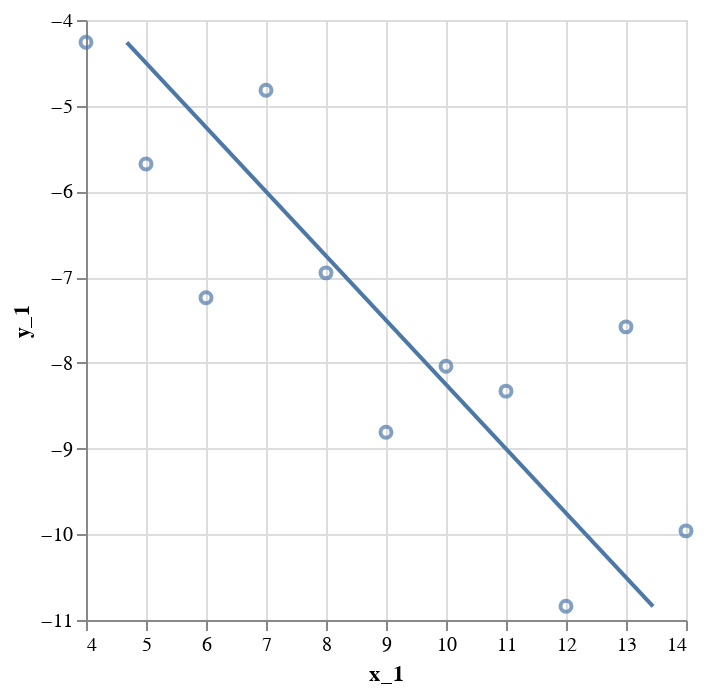

The notebook cell this image was saved under:
### Code cell
import altair as alt
import altair_saver
import pandas as pd
data = pd.read_csv("neg_anscombes.csv")
for i in range(1, 5):
    c = (alt.Chart(data).mark_point()
    .encode(
        x=alt.X(f"x_{i}", scale=alt.Scale(zero=False)),
        y=alt.Y(f"y_{i}", scale=alt.Scale(zero=False))
    ))
    fit = c.transform_regression(
        f"y_{i}", f"x_{i}"
    ).mark_line()
    o = fit + c
    o.show()
    altair_saver.save(o, f"../images/anscombes_{i}.png")

### Figure 1 — Vega-Lite specification as saved in the notebook (floating-point values rounded to 4 significant figures)
{"config": {"view": {"continuousWidth": 300, "continuousHeight": 300}}, "layer": [{"mark": {"type": "line"}, "encoding": {"x": {"field": "x_1", "scale": {"zero": false}, "type": "quantitative"}, "y": {"field": "y_1", "scale": {"zero": false}, "type": "quantitative"}}, "transform": [{"on": "y_1", "regression": "x_1"}]}, {"mark": {"type": "point"}, "encoding": {"x": {"field": "x_1", "scale": {"zero": false}, "type": "quantitative"}, "y": {"field": "y_1", "scale": {"zero": false}, "type": "quantitative"}}}], "data": {"name": "data-216bc306ead2141b515dc024bbd3da2c"}, "$schema": "https://vega.github.io/schema/vega-lite/v5.17.0.json", "datasets": {"data-216bc306ead2141b515dc024bbd3da2c": [{"x_1": 10, "y_1": -8.04, "x_2": 10, "y_2": -9.14, "x_3": 10, "y_3": -7.46, "x_4": 8, "y_4": -6.58}, {"x_1": 8, "y_1": -6.95, "x_2": 8, "y_2": -8.14, "x_3": 8, "y_3": -6.77, "x_4": 8, "y_4": -5.76}, {"x_1": 13, "y_1": -7.58, "x_2": 13, "y_2": -8.74, "x_3": 13, "y_3": -12.74, "x_4": 8, "y_4": -7.71}, {"x_1": 9, "y_1": -8.81, "x_2": 9, "y_2": -8.77, "x_3": 9, "y_3": -7.11, "x_4": 8, "y_4": -8.84}, {"x_1": 11, "y_1": -8.33, "x_2": 11, "y_2": -9.26, "x_3": 11, "y_3": -7.81, "x_4": 8, "y_4": -8.47}, {"x_1": 14, "y_1": -9.96, "x_2": 14, "y_2": -8.1, "x_3": 14, "y_3": -8.84, "x_4": 8, "y_4": -7.04}, {"x_1": 6, "y_1": -7.24, "x_2": 6, "y_2": -6.13, "x_3": 6, "y_3": -6.08, "x_4": 8, "y_4": -5.25}, {"x_1": 4, "y_1": -4.26, "x_2": 4, "y_2": -3.1, "x_3": 4, "y_3": -5.39, "x_4": 19, "y_4": -12.5}, {"x_1": 12, "y_1": -10.84, "x_2": 12, "y_2": -9.13, "x_3": 12, "y_3": -8.15, "x_4": 8, "y_4": -5.56}, {"x_1": 7, "y_1": -4.82, "x_2": 7, "y_2": -7.26, "x_3": 7, "y_3": -6.42, "x_4": 8, "y_4": -7.91}, {"x_1": 5, "y_1": -5.68, "x_2": 5, "y_2": -4.74, "x_3": 5, "y_3": -5.73, "x_4": 8, "y_4": -6.89}]}}
